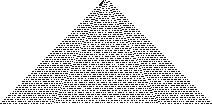
#> input picture Multi/Eyes/diamond/justtop.png, 212 x 104 px, found by its file name
$ jupyter execute 'Eyes - Diamond.ipynb'
#> lines starting #> are read from the running program, lines starting #| are printed output that depends on the picture
[cell 1]
from PIL import Image

im = Image.open("justtop.png")
#> im is the input picture: PIL image 212x104 P; mean R, G, B, A 4.7, 4.7, 4.7, 40.1
pix = im.load()
width, height = im.size
#> width = 212; height = 104
print("Size: ", width, height)
#| Size:  212 104

[cell 2]
im.resize((width * 4, height * 4))
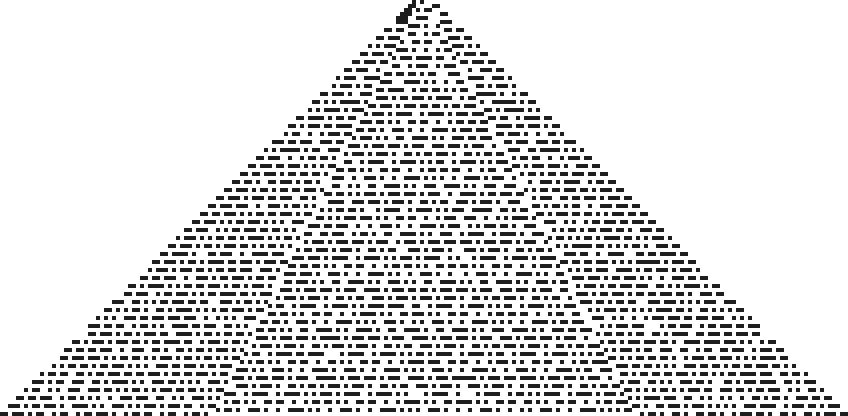
#> Out: PIL image 848x416 P; mean R, G, B, A 4.7, 4.7, 4.7, 40.1; transparent parts drawn white

[cell 3]
# Extract rows from image
rows = []
for y in range(height):
  rowLength = 2 * y + 6
  rowStart = 103 - y

  rows.append([])
  for x in range(rowLength):
    rows[y].append(1 - pix[rowStart + x, y])
#> after the loop, rows = 104 items, first 6: [1, 0, 1, 0, 0, 0], [1, 1, 0, 0, 0, 0, 1, 1], [1, 1, 0, 1, 0, 1, 1, 0, 0, 0], [1, 1, 1, 0, 0, 0, 0, 0, 0, 0, 1, 1], [1, 1, 1, 0, 0, 1, 1, 1, 0, 0, 0, 0, 0, 0], [0, 1, 1, 1, 0, 0, 0, 0, 0, 0, 0, 0, 1, 1, 1, 0]

# Get lengths of each row
lengths = [ len(row) for row in rows ]
#> lengths = 104 values from 6 to 212

[cell 4]
import numpy as np
import matplotlib.pyplot as plt

# Show as left aligned
imAligned = np.zeros((height, width), 'i4')
for y, row in enumerate(rows):
  for x, p in enumerate(row):
    imAligned[y, x] = p
#> this loop made 104 passes
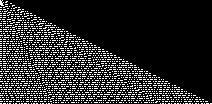
#> imAligned: shape (104, 212) int32; values 0 (black) and 1 (white), 15.7% white in thin lines or dots

plt.figure(0, (22, 22 * height / width))
plt.imshow(imAligned, cmap = "gray", interpolation = "nearest")
None

$ run again, with Multi/Eyes/diamond/noback.png copied over Multi/Eyes/diamond/justtop.png
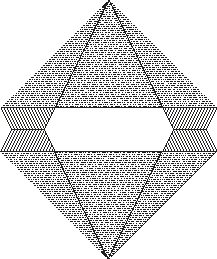
#> input picture Multi/Eyes/diamond/noback.png, 217 x 259 px, found by its file name
#> im is the input picture: PIL image 217x259 P; mean R, G, B, A 5.2, 5.2, 5.1, 42.8
#| Size:  217 259
#> `im.resize((width * 4, height * 4))`:
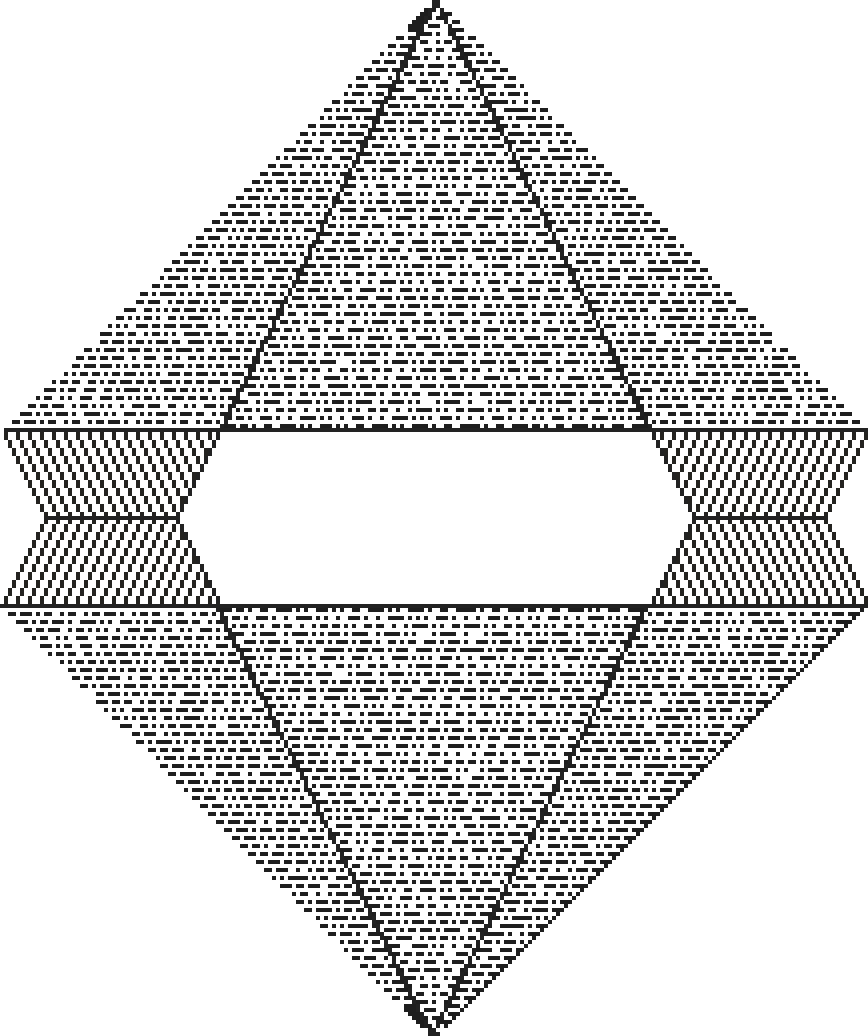
#> Out: PIL image 868x1036 P; mean R, G, B, A 5.2, 5.2, 5.1, 42.8; transparent parts drawn white

$ run again, with Multi/Eyes/diamond/nolines.png copied over Multi/Eyes/diamond/justtop.png
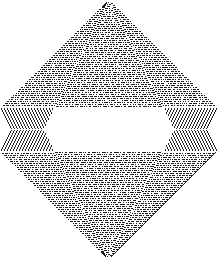
#> input picture Multi/Eyes/diamond/nolines.png, 217 x 259 px, found by its file name
#> im is the input picture: PIL image 217x259 P; mean R, G, B, A 4.6, 4.6, 4.5, 38.2
#| Size:  217 259
#> `im.resize((width * 4, height * 4))`:
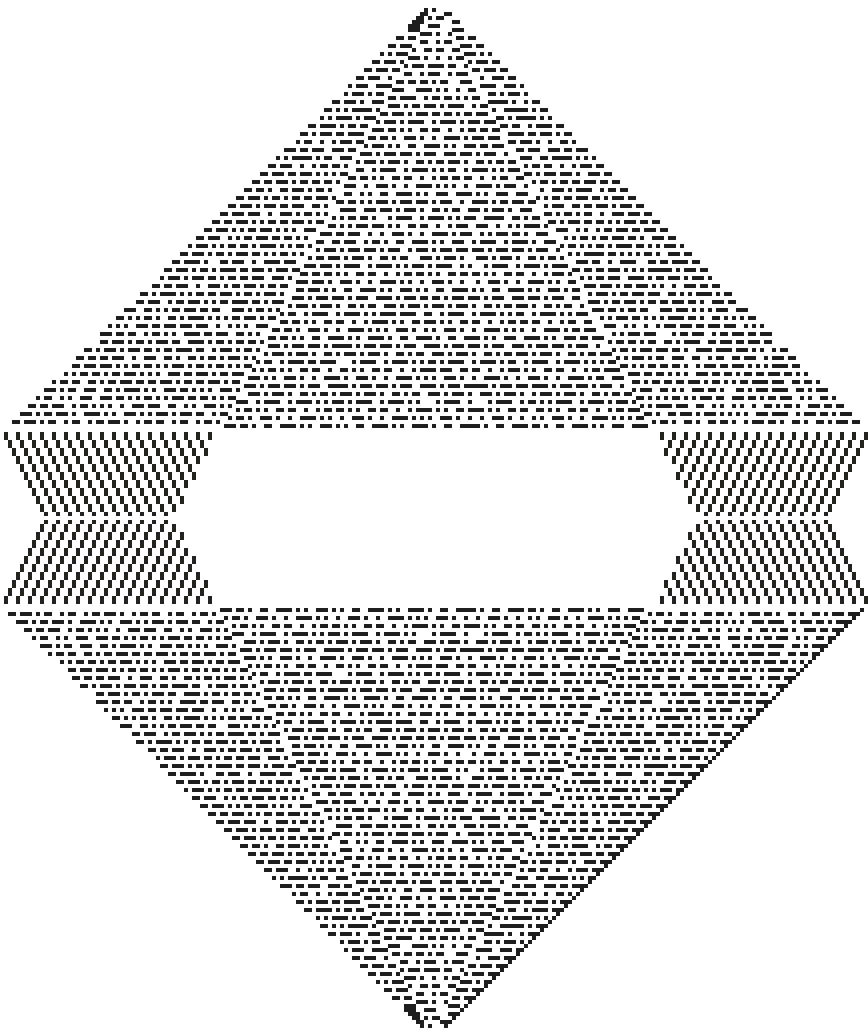
#> Out: PIL image 868x1036 P; mean R, G, B, A 4.6, 4.6, 4.5, 38.2; transparent parts drawn white

$ run again, with Multi/Eyes/diamond/nomid.png copied over Multi/Eyes/diamond/justtop.png
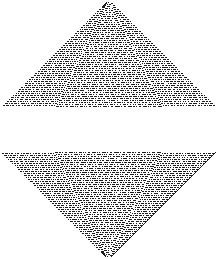
#> input picture Multi/Eyes/diamond/nomid.png, 217 x 259 px, found by its file name
#> im is the input picture: PIL image 217x259 P; mean R, G, B, A 3.8, 3.8, 3.8, 32.5
#| Size:  217 259
#> `im.resize((width * 4, height * 4))`:
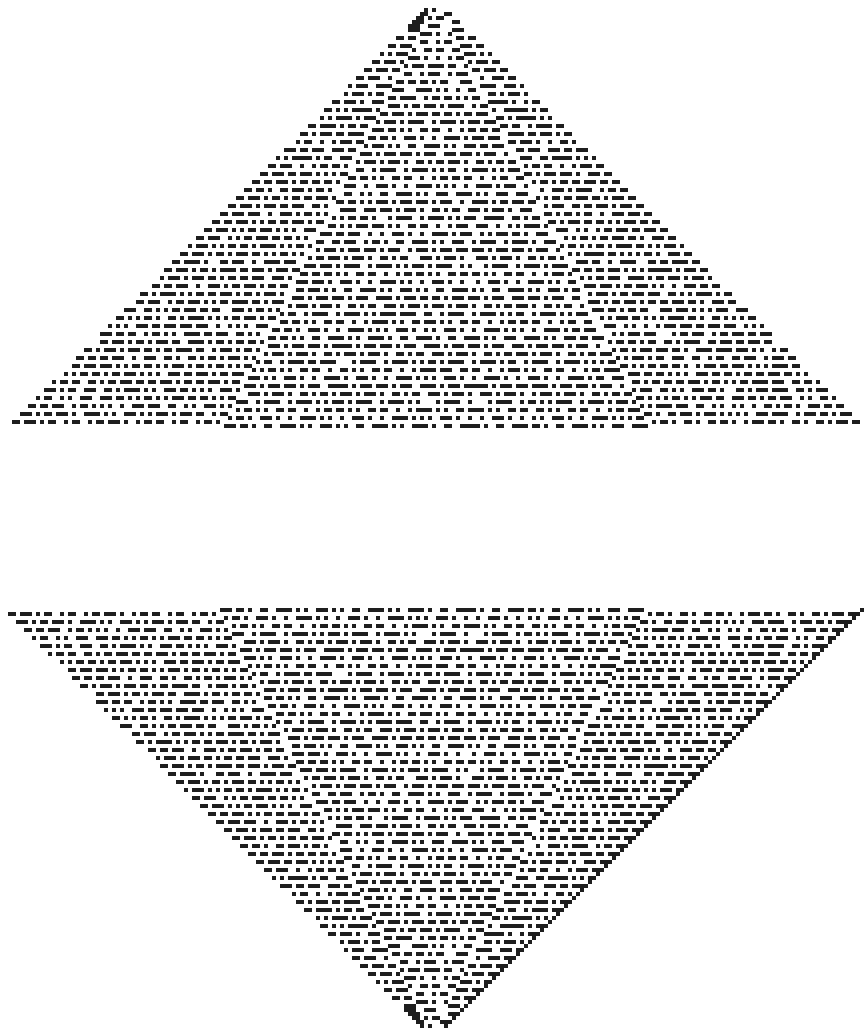
#> Out: PIL image 868x1036 P; mean R, G, B, A 3.8, 3.8, 3.8, 32.5; transparent parts drawn white
